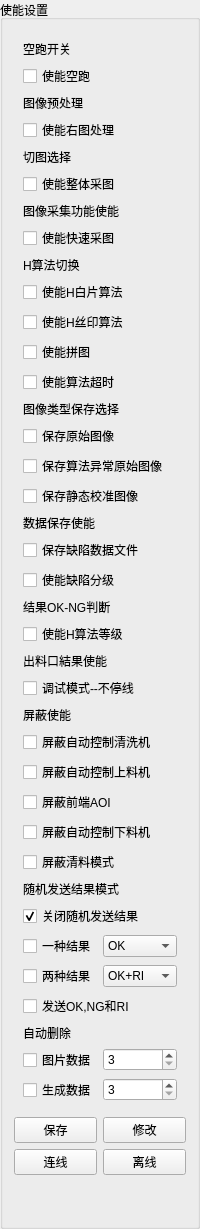
    <widget class="QGroupBox" name="groupBox">
     <property name="title">
      <string>使能设置</string>
     </property>
     <layout class="QVBoxLayout" name="verticalLayout_3">
      <item>
       <widget class="QWidget" name="widget_enable_set" native="true">
        <layout class="QVBoxLayout" name="verticalLayout_4">
         <item>
          <widget class="QLabel" name="label_57">
           <property name="text">
            <string>空跑开关</string>
           </property>
           <property name="alignment">
            <set>Qt::AlignLeading|Qt::AlignLeft|Qt::AlignVCenter</set>
           </property>
          </widget>
         </item>
         <item>
          <widget class="QCheckBox" name="checkBox_Enbale_Debug">
           <property name="text">
            <string>使能空跑</string>
           </property>
          </widget>
         </item>
         <item>
          <widget class="QLabel" name="label_54">
           <property name="text">
            <string>图像预处理</string>
           </property>
           <property name="alignment">
            <set>Qt::AlignLeading|Qt::AlignLeft|Qt::AlignVCenter</set>
           </property>
          </widget>
         </item>
         <item>
          <widget class="QCheckBox" name="checkBox_EnbaleStatic">
           <property name="text">
            <string>使能右图处理</string>
           </property>
          </widget>
         </item>
         <item>
          <widget class="QLabel" name="label_41">
           <property name="text">
            <string>切图选择</string>
           </property>
           <property name="alignment">
            <set>Qt::AlignLeading|Qt::AlignLeft|Qt::AlignVCenter</set>
           </property>
          </widget>
         </item>
         <item>
          <widget class="QCheckBox" name="checkBox_EnbaleWhole">
           <property name="text">
            <string>使能整体采图</string>
           </property>
           <attribute name="buttonGroup">
            <string notr="true">buttonGroup</string>
           </attribute>
          </widget>
         </item>
         <item>
          <widget class="QLabel" name="label_56">
           <property name="text">
            <string>图像采集功能使能</string>
           </property>
          </widget>
         </item>
         <item>
          <widget class="QCheckBox" name="checkBox_enable_fast">
           <property name="text">
            <string>使能快速采图</string>
           </property>
          </widget>
         </item>
         <item>
          <widget class="QLabel" name="label_39">
           <property name="text">
            <string>H算法切换</string>
           </property>
           <property name="alignment">
            <set>Qt::AlignLeading|Qt::AlignLeft|Qt::AlignVCenter</set>
           </property>
          </widget>
         </item>
         <item>
          <widget class="QCheckBox" name="checkBox_defect_detect">
           <property name="text">
            <string>使能H白片算法</string>
           </property>
          </widget>
         </item>
         <item>
          <widget class="QCheckBox" name="checkBox_h_sy_detect">
           <property name="text">
            <string>使能H丝印算法</string>
           </property>
          </widget>
         </item>
         <item>
          <widget class="QCheckBox" name="checkBox_Bunite">
           <property name="text">
            <string>使能拼图</string>
           </property>
          </widget>
         </item>
         <item>
          <widget class="QCheckBox" name="checkBox_H_timeout">
           <property name="text">
            <string>使能算法超时</string>
           </property>
          </widget>
         </item>
         <item>
          <widget class="QLabel" name="label_38">
           <property name="text">
            <string>图像类型保存选择</string>
           </property>
           <property name="alignment">
            <set>Qt::AlignLeading|Qt::AlignLeft|Qt::AlignVCenter</set>
           </property>
          </widget>
         </item>
         <item>
          <widget class="QCheckBox" name="checkBox_save_source_image">
           <property name="text">
            <string>保存原始图像</string>
           </property>
          </widget>
         </item>
         <item>
          <widget class="QCheckBox" name="checkBox_save_dv_error_source_image">
           <property name="text">
            <string>保存算法异常原始图像</string>
           </property>
          </widget>
         </item>
         <item>
          <widget class="QCheckBox" name="checkBox_save_static_image">
           <property name="text">
            <string>保存静态校准图像</string>
           </property>
          </widget>
         </item>
         <item>
          <widget class="QLabel" name="label_45">
           <property name="text">
            <string>数据保存使能</string>
           </property>
          </widget>
         </item>
         <item>
          <widget class="QCheckBox" name="checkBox_save_defectfile">
           <property name="text">
            <string>保存缺陷数据文件</string>
           </property>
          </widget>
         </item>
         <item>
          <widget class="QCheckBox" name="checkBox_enable_level">
           <property name="text">
            <string>使能缺陷分级</string>
           </property>
          </widget>
         </item>
         <item>
          <widget class="QLabel" name="label_578">
           <property name="text">
            <string>结果OK-NG判断</string>
           </property>
          </widget>
         </item>
         <item>
          <widget class="QCheckBox" name="checkBox_h_level">
           <property name="text">
            <string>使能H算法等级</string>
           </property>
          </widget>
         </item>
         <item>
          <widget class="QLabel" name="label_577">
           <property name="text">
            <string>出料口結果使能</string>
           </property>
          </widget>
         </item>
         <item>
          <widget class="QCheckBox" name="checkBox_debug_mode">
           <property name="text">
            <string>调试模式--不停线</string>
           </property>
          </widget>
         </item>
         <item>
          <widget class="QLabel" name="label_17">
           <property name="text">
            <string>屏蔽使能</string>
           </property>
          </widget>
         </item>
         <item>
          <widget class="QCheckBox" name="checkBox_debug_crl_clear">
           <property name="text">
            <string>屏蔽自动控制清洗机</string>
           </property>
          </widget>
         </item>
         <item>
          <widget class="QCheckBox" name="checkBox_debug_up_flow">
           <property name="text">
            <string>屏蔽自动控制上料机</string>
           </property>
          </widget>
         </item>
         <item>
          <widget class="QCheckBox" name="EnableFront">
           <property name="text">
            <string>屏蔽前端AOI</string>
           </property>
          </widget>
         </item>
         <item>
          <widget class="QCheckBox" name="checkBox_debug_down_flow">
           <property name="text">
            <string>屏蔽自动控制下料机</string>
           </property>
          </widget>
         </item>
         <item>
          <widget class="QCheckBox" name="checkBox_debug_clear_mode">
           <property name="text">
            <string>屏蔽清料模式</string>
           </property>
          </widget>
         </item>
         <item>
          <widget class="QLabel" name="label_29">
           <property name="text">
            <string>随机发送结果模式</string>
           </property>
          </widget>
         </item>
         <item>
          <widget class="QCheckBox" name="checkBox_randomClose">
           <property name="text">
            <string>关闭随机发送结果</string>
           </property>
           <property name="checked">
            <bool>true</bool>
           </property>
           <attribute name="buttonGroup">
            <string notr="true">buttonGroup_3</string>
           </attribute>
          </widget>
         </item>
         <item>
          <layout class="QHBoxLayout" name="horizontalLayout_13">
           <item>
            <widget class="QCheckBox" name="checkBox_randomOneBin">
             <property name="text">
              <string>一种结果</string>
             </property>
             <attribute name="buttonGroup">
              <string notr="true">buttonGroup_3</string>
             </attribute>
            </widget>
           </item>
           <item>
            <widget class="QComboBox" name="comboBox_oneResult">
             <item>
              <property name="text">
               <string>OK</string>
              </property>
             </item>
             <item>
              <property name="text">
               <string>RI</string>
              </property>
             </item>
             <item>
              <property name="text">
               <string>NG</string>
              </property>
             </item>
            </widget>
           </item>
          </layout>
         </item>
         <item>
          <layout class="QHBoxLayout" name="horizontalLayout_14">
           <item>
            <widget class="QCheckBox" name="checkBox_randomTwoBins">
             <property name="text">
              <string>两种结果</string>
             </property>
             <attribute name="buttonGroup">
              <string notr="true">buttonGroup_3</string>
             </attribute>
            </widget>
           </item>
           <item>
            <widget class="QComboBox" name="comboBox_twoResult">
             <item>
              <property name="text">
               <string>OK+RI</string>
              </property>
             </item>
             <item>
              <property name="text">
               <string>OK+NG</string>
              </property>
             </item>
             <item>
              <property name="text">
               <string>RI+NG</string>
              </property>
             </item>
            </widget>
           </item>
          </layout>
         </item>
         <item>
          <widget class="QCheckBox" name="checkBox_randomThreeBins">
           <property name="text">
            <string>发送OK,NG和RI</string>
           </property>
           <attribute name="buttonGroup">
            <string notr="true">buttonGroup_3</string>
           </attribute>
          </widget>
         </item>
         <item>
          <widget class="QLabel" name="label_31">
           <property name="text">
            <string>自动删除</string>
           </property>
          </widget>
         </item>
         <item>
          <layout class="QHBoxLayout" name="horizontalLayout_7">
           <item>
            <widget class="QCheckBox" name="checkBox_autoDeleteImage">
             <property name="text">
              <string>图片数据</string>
             </property>
            </widget>
           </item>
           <item>
            <widget class="QSpinBox" name="spinBox_daysDeleteImage">
             <property name="minimum">
              <number>3</number>
             </property>
            </widget>
           </item>
          </layout>
         </item>
         <item>
          <layout class="QHBoxLayout" name="horizontalLayout_10">
           <item>
            <widget class="QCheckBox" name="checkBox_autoDeleteData">
             <property name="text">
              <string>生成数据</string>
             </property>
            </widget>
           </item>
           <item>
            <widget class="QSpinBox" name="spinBox_daysDeleteData">
             <property name="minimum">
              <number>3</number>
             </property>
            </widget>
           </item>
          </layout>
         </item>
        </layout>
       </widget>
      </item>
      <item>
       <layout class="QHBoxLayout" name="horizontalLayout_6">
        <item>
         <widget class="QPushButton" name="pushButton_Enable_OK">
          <property name="sizePolicy">
           <sizepolicy hsizetype="Preferred" vsizetype="Fixed">
            <horstretch>0</horstretch>
            <verstretch>0</verstretch>
           </sizepolicy>
          </property>
          <property name="minimumSize">
           <size>
            <width>45</width>
            <height>0</height>
           </size>
          </property>
          <property name="maximumSize">
           <size>
            <width>90</width>
            <height>16777215</height>
           </size>
          </property>
          <property name="text">
           <string>保存</string>
          </property>
         </widget>
        </item>
        <item>
         <widget class="QPushButton" name="pushButton_Enable_Cancel">
          <property name="sizePolicy">
           <sizepolicy hsizetype="Preferred" vsizetype="Fixed">
            <horstretch>0</horstretch>
            <verstretch>0</verstretch>
           </sizepolicy>
          </property>
          <property name="minimumSize">
           <size>
            <width>45</width>
            <height>0</height>
           </size>
          </property>
          <property name="maximumSize">
           <size>
            <width>90</width>
            <height>16777215</height>
           </size>
          </property>
          <property name="text">
           <string>修改</string>
          </property>
         </widget>
        </item>
       </layout>
      </item>
      <item>
       <layout class="QHBoxLayout" name="horizontalLayout_4">
        <item>
         <widget class="QPushButton" name="pushButton_online">
          <property name="text">
           <string>连线</string>
          </property>
         </widget>
        </item>
        <item>
         <widget class="QPushButton" name="pushButton_offline">
          <property name="text">
           <string>离线</string>
          </property>
         </widget>
        </item>
       </layout>
      </item>
      <item>
       <spacer name="verticalSpacer">
        <property name="orientation">
         <enum>Qt::Vertical</enum>
        </property>
        <property name="sizeHint" stdset="0">
         <size>
          <width>20</width>
          <height>40</height>
         </size>
        </property>
       </spacer>
      </item>
     </layout>
    </widget>
